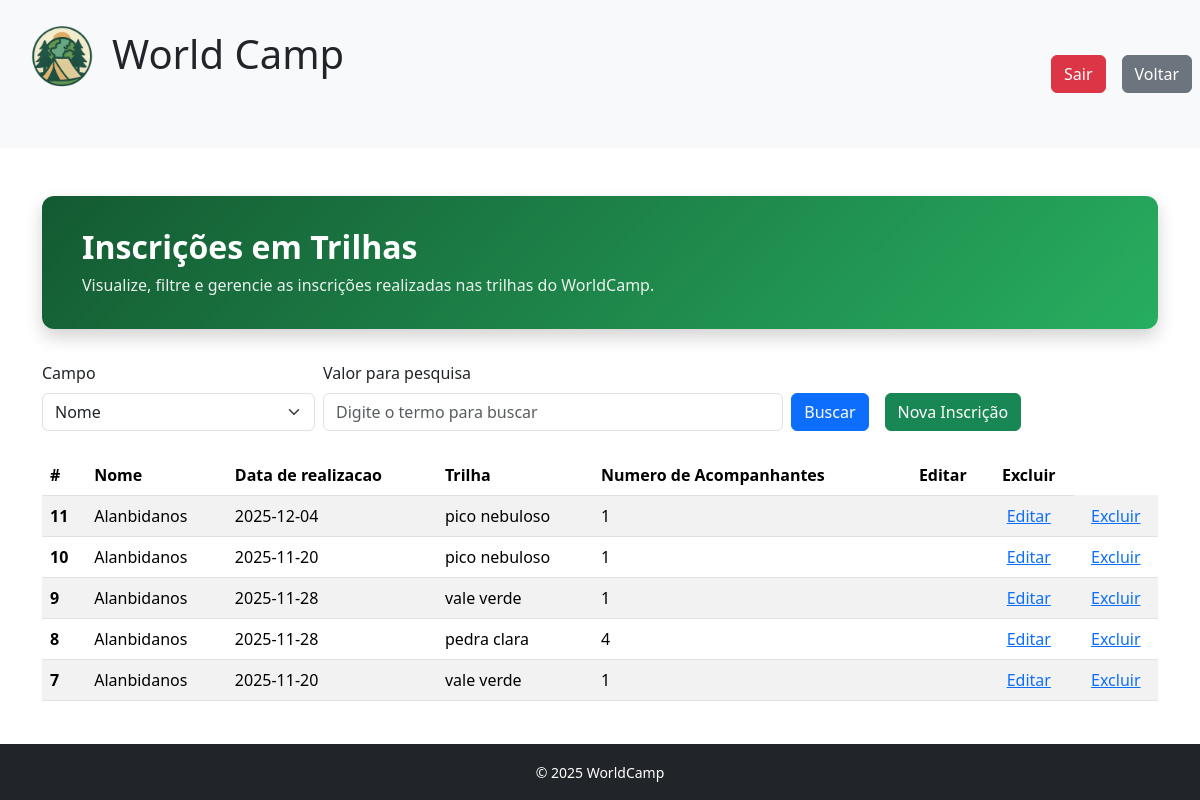
Page /telas/trilhas/TrilhasList.php (signed in) on the committed database.
### tables this page shows
CREATE TABLE IF NOT EXISTS `agendartrilhas` (
  `Id` int NOT NULL AUTO_INCREMENT,
  `nome_usuario` varchar(50) NOT NULL DEFAULT '',
  `data_realizacao` date NOT NULL,
  `trilha` varchar(50) NOT NULL DEFAULT '',
  `numero_acompanhantes` int DEFAULT NULL,
  PRIMARY KEY (`Id`)
);

### database/db.class.php (called while the page is built, shortened)
<?php
class db
{
    private $host = "localhost";
    private $user = "root";
    private $password = "";
    private $port = "3306";
    private $dbname = "WorldCamp";
    function conn()
    {
        try {
            $conn = new PDO(
                "mysql:host=$this->host;dbname=$this->dbname;port=$this->port",
                $this->user,
                $this->password,
                [
                    PDO::ATTR_ERRMODE,
                    PDO::ERRMODE_EXCEPTION,
                    PDO::MYSQL_ATTR_INIT_COMMAND => " SET NAMES utf8"
                ]
            );
            return $conn;
        } catch (PDOException $e) {
            echo "Erro: " . $e->getMessage();
        }
    }
public function allTrilhas()
{
    $conn = $this->conn();
    $sql = "SELECT * FROM agendartrilhas ORDER BY Id DESC";
    $st = $conn->prepare($sql);
    $st->execute();
    return $st->fetchAll(PDO::FETCH_OBJ);
}
}
?>

### telas/trilhas/TrilhasList.php (the view, shortened to what this page needs)
<?php
include '../../header.php';
include '../../database/db.class.php';
$db = new db();
$db->checkLogin();
if (!empty($_POST)) {
    $agendamento = $db->searchTrilha($_POST);
} else {
    $agendamento = $db->allTrilhas();
}
?>
<div class="container my-4">
    <div class="hero-trilhas-list">
        <h2>Inscrições em Trilhas</h2>
        <p>Visualize, filtre e gerencie as inscrições realizadas nas trilhas do WorldCamp.</p>
    </div>
    <form action="./TrilhasList.php" method="post" class="mb-4">
        <div class="row g-2 align-items-end">
            <div class="col-md-3">
                <label class="form-label">Campo</label>
                <select name="tipo" class="form-select">
                    <option value="nome">Nome</option>
                </select>
            </div>
            <div class="col-md-5">
                <label class="form-label">Valor para pesquisa</label>
                <input type="text" name="valor" placeholder="Digite o termo para buscar" class="form-control">
            </div>
            <div class="col-md-4 d-flex gap-2">
                <div class="me-2">
                    <button type="submit" class="btn btn-primary w-100 mt-4">Buscar</button>
                </div>
                <div>
                    <a href="./TrilhasForm.php" class="btn btn-success w-100 mt-4">Nova Inscrição</a>
                </div>
            </div>
        </div>
    </form>
    <div class="table-responsive">
        <table class="table table-striped table-hover table-inscricoes align-middle">
            <thead>
                <tr>
                    <th scope="col">#</th>
                    <th scope="col">Nome</th>
                    <th scope="col">Data de realizacao</th>
                    <th scope="col">Trilha</th>
                    <th scope="col">Numero de Acompanhantes</th>
                    <th scope="col" class="text-center">Editar</th>
                    <th scope="col" class="text-center">Excluir</th>
                </tr>
            </thead>
            <tbody>
                <?php if (!empty($agendamento)): ?>
                    <?php foreach ($agendamento as $item): ?>
                        <tr>
                            <th scope="row"><?= $item->Id ?></th>
                            <td><?= $item->nome_usuario ?></td>
                            <td><?= $item->data_realizacao ?></td>
                            <td><?= $item->trilha ?></td>
                            <td><?= $item->numero_acompanhantes ?></td>
                            <td>
                            </td>
                            <td class="text-center">
                                <a href="./TrilhasForm.php?Id=<?= $item->Id ?>">Editar</a>
                            </td>
                            <td class="text-center">
                                <a href="./TrilhasList.php?Id=<?= $item->Id ?>"
                                    onclick="return confirm('Deseja Excluir esta inscrição?')">Excluir</a>
                            </td>
                        </tr>
                    <?php endforeach; ?>
                <?php endif; ?>
            </tbody>
        </table>
    </div>
</div>
<?php
include '../../footer.php';
?>

### telas/trilhas/TrilhasList.php (style rules this page uses)
.hero-trilhas-list { background: linear-gradient(135deg, #145a32, #27ae60); color: #fff; padding: 2rem 2.5rem; border-radius: 12px; margin-bottom: 2rem; box-shadow: 0 8px 18px rgba(0, 0, 0, 0.18); }
.hero-trilhas-list h2 { margin: 0; font-weight: 700; }
.hero-trilhas-list p { margin: 0.4rem 0 0; opacity: 0.9; }
.table-inscricoes thead { background-color: #f8faf9; }

### rows in the picture
agendartrilhas: Id "11", nome_usuario "Alanbidanos", data_realizacao "2025-12-04", trilha "pico nebuloso", numero_acompanhantes "1"
agendartrilhas: Id "10", nome_usuario "Alanbidanos", data_realizacao "2025-11-20", trilha "pico nebuloso", numero_acompanhantes "1"
agendartrilhas: Id "9", nome_usuario "Alanbidanos", data_realizacao "2025-11-28", trilha "vale verde", numero_acompanhantes "1"
agendartrilhas: Id "8", nome_usuario "Alanbidanos", data_realizacao "2025-11-28", trilha "pedra clara", numero_acompanhantes "4"
agendartrilhas: Id "7", nome_usuario "Alanbidanos", data_realizacao "2025-11-20", trilha "vale verde", numero_acompanhantes "1"
